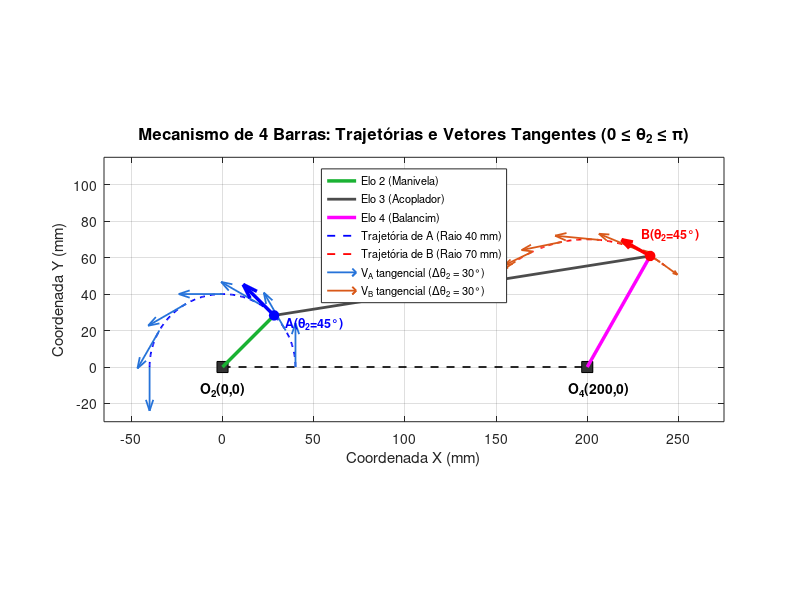
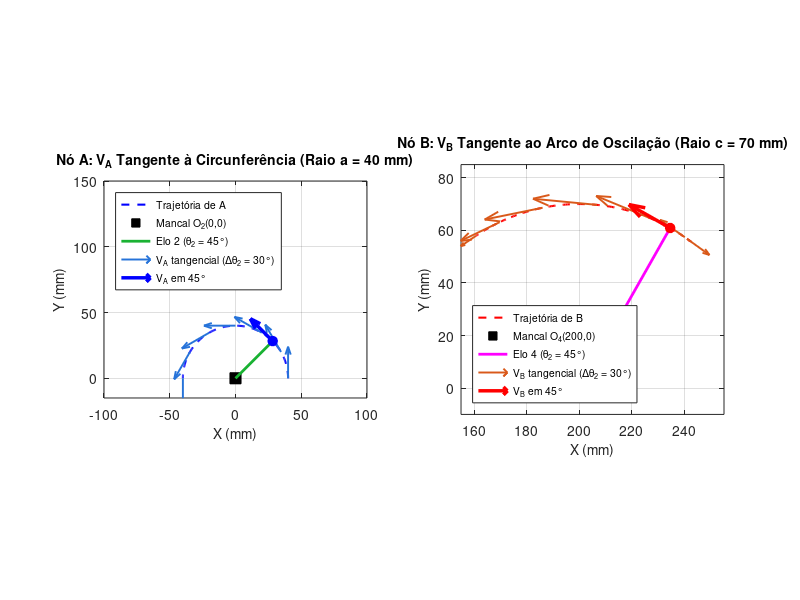

These figures' MATLAB source, in order:
% =========================================================================
% Abordagem 2: Análise Diferencial Espacial (Trajetória XY e Vetores Tangentes)
% Disciplina: Dinâmica das Máquinas - Atividade Prática 4
% =========================================================================

clear; clc; close all;

% 1. Parâmetros geométricos e cinemáticos
a = 40.0;          % Elo 2: Manivela (mm)
b = 208.81;        % Elo 3: Acoplador (mm)
c = 70.0;          % Elo 4: Balancim (mm)
d = 200.0;         % Elo 1: Base fixa (mm)
omega2 = 0.1;      % Velocidade angular da manivela (rad/s)

% Pivôs fixos no referencial inercial
O2 = [0; 0];
O4 = [d; 0];

% -------------------------------------------------------------------------
% 2. Resolução da posição e velocidades para 0 <= theta2 <= pi (0° a 180°)
% -------------------------------------------------------------------------
theta2_deg = 0:1:180;
theta2_rad = deg2rad(theta2_deg);
N = length(theta2_deg);

theta3_rad = zeros(1, N);
theta4_rad = zeros(1, N);
omega3_rad = zeros(1, N);
omega4_rad = zeros(1, N);

x_atual = [deg2rad(10); deg2rad(60)];
options = optimset('Display', 'off');

for k = 1:N
    t2 = theta2_rad(k);
    
    sistema = @(x) [
        a * cos(t2) + b * cos(x(1)) - c * cos(x(2)) - d;
        a * sin(t2) + b * sin(x(1)) - c * sin(x(2))
    ];
    
    [x_sol, ~, info] = fsolve(sistema, x_atual, options);
    
    if info > 0
        t3 = x_sol(1);
        t4 = x_sol(2);
        theta3_rad(k) = t3;
        theta4_rad(k) = t4;
        x_atual = x_sol;
        
        J = [-b * sin(t3),  c * sin(t4);
              b * cos(t3), -c * cos(t4)];
        A = [ a * omega2 * sin(t2);
             -a * omega2 * cos(t2)];
        w = J \ A;
        omega3_rad(k) = w(1);
        omega4_rad(k) = w(2);
    else
        warning("Convergência falhou para theta2 = %d°", theta2_deg(k));
    end
end

% -------------------------------------------------------------------------
% 3. Trajetórias espaciais (coordenadas cartesianas dos pinos A e B)
% -------------------------------------------------------------------------
xA = a * cos(theta2_rad);
yA = a * sin(theta2_rad);

xB = d + c * cos(theta4_rad);
yB = c * sin(theta4_rad);

% Vetores de velocidade linear (em mm/s)
VA_x = -a * omega2 * sin(theta2_rad);
VA_y =  a * omega2 * cos(theta2_rad);

VB_x = -c * omega4_rad .* sin(theta4_rad);
VB_y =  c * omega4_rad .* cos(theta4_rad);

% Posição de referência: theta2 = 45°
idx_45 = find(theta2_deg == 45, 1);
A_45 = [xA(idx_45); yA(idx_45)];
B_45 = [xB(idx_45); yB(idx_45)];
VA_45 = [VA_x(idx_45); VA_y(idx_45)];
VB_45 = [VB_x(idx_45); VB_y(idx_45)];

% -------------------------------------------------------------------------
% 4. Configuração da amostragem e escala dos vetores tangenciais
% -------------------------------------------------------------------------
% Fator de escala visual: 1 mm/s -> 6 mm de comprimento na tela
fator_escala = 6.0; 

passo_amostra = 30;
idx_amostras = 1:passo_amostra:N;
if idx_amostras(end) ~= N
    idx_amostras = [idx_amostras, N];
end
if ~ismember(idx_45, idx_amostras)
    idx_amostras = sort([idx_amostras, idx_45]);
end
idx_regulares = idx_amostras(idx_amostras ~= idx_45);

% Diretório para salvar imagens
script_dir = fileparts(mfilename('fullpath'));
if isempty(script_dir)
    script_dir = '.';
end
assets_dir = fullfile(script_dir, 'assets');
if ~exist(assets_dir, 'dir')
    mkdir(assets_dir);
end

% =========================================================================
% FIGURA 1: Mecanismo Completo com Vetores Tangenciais às Trajetórias
% =========================================================================
fig1 = figure(1, 'Name', 'Abordagem Espacial - Mecanismo Completo', 'NumberTitle', 'off', ...
              'Position', [100, 100, 900, 500]);
clf(fig1);

% 1. Mancais fixos e linha de base O2-O4
plot([O2(1), O4(1)], [O2(2), O4(2)], 'k--', 'LineWidth', 1.2);
hold on;
plot(O2(1), O2(2), 'ks', 'MarkerFaceColor', [0.2 0.2 0.2], 'MarkerSize', 8);
plot(O4(1), O4(2), 'ks', 'MarkerFaceColor', [0.2 0.2 0.2], 'MarkerSize', 8);
text(O2(1)-12, O2(2)-12, 'O_2(0,0)', 'FontSize', 10, 'FontWeight', 'bold');
text(O4(1)-10, O4(2)-12, 'O_4(200,0)', 'FontSize', 10, 'FontWeight', 'bold');

% 2. Configuração física dos elos em theta2 = 45°
plot([O2(1), A_45(1)], [O2(2), A_45(2)], 'Color', [0.1, 0.7, 0.2], 'LineWidth', 2.5); % Elo 2
plot([A_45(1), B_45(1)], [A_45(2), B_45(2)], 'Color', [0.3, 0.3, 0.3], 'LineWidth', 2.0); % Elo 3
plot([O4(1), B_45(1)], [O4(2), B_45(2)], 'm-', 'LineWidth', 2.5); % Elo 4

% 3. Trajetórias contínuas descritas pelos nós A e B
plot(xA, yA, 'b--', 'LineWidth', 1.3);
plot(xB, yB, 'r--', 'LineWidth', 1.3);

% 4. Vetores velocidade VA tangenciais à circunferência do nó A
h_va_reg = quiver(xA(idx_regulares), yA(idx_regulares), ...
                  fator_escala * VA_x(idx_regulares), fator_escala * VA_y(idx_regulares), 0, ...
                  'Color', [0.15, 0.45, 0.85], 'LineWidth', 1.3, 'MaxHeadSize', 0.15);

% Vetor VA em destaque em 45°
h_va_45 = quiver(A_45(1), A_45(2), fator_escala * VA_45(1), fator_escala * VA_45(2), 0, ...
                 'Color', 'b', 'LineWidth', 2.5, 'MaxHeadSize', 0.20);
plot(A_45(1), A_45(2), 'bo', 'MarkerFaceColor', 'b', 'MarkerSize', 7);
text(A_45(1)+6, A_45(2)-4, 'A(\theta_2=45°)', 'FontSize', 9, 'Color', 'b', 'FontWeight', 'bold');

% 5. Vetores velocidade VB tangenciais ao arco do nó B
h_vb_reg = quiver(xB(idx_regulares), yB(idx_regulares), ...
                  fator_escala * VB_x(idx_regulares), fator_escala * VB_y(idx_regulares), 0, ...
                  'Color', [0.85, 0.35, 0.1], 'LineWidth', 1.3, 'MaxHeadSize', 0.15);

% Vetor VB em destaque em 45°
h_vb_45 = quiver(B_45(1), B_45(2), fator_escala * VB_45(1), fator_escala * VB_45(2), 0, ...
                 'Color', 'r', 'LineWidth', 2.5, 'MaxHeadSize', 0.20);
plot(B_45(1), B_45(2), 'ro', 'MarkerFaceColor', 'r', 'MarkerSize', 7);
text(B_45(1)-5, B_45(2)+12, 'B(\theta_2=45°)', 'FontSize', 9, 'Color', 'r', 'FontWeight', 'bold');

grid on;
axis equal;
xlim([-65, 275]);
ylim([-30, 115]);

title('Mecanismo de 4 Barras: Trajetórias e Vetores Tangentes (0 \leq \theta_2 \leq \pi)', 'FontSize', 12);
xlabel('Coordenada X (mm)', 'FontSize', 11);
ylabel('Coordenada Y (mm)', 'FontSize', 11);

legend([plot(NaN,NaN,'Color',[0.1, 0.7, 0.2],'LineWidth',2.5), ...
        plot(NaN,NaN,'Color',[0.3, 0.3, 0.3],'LineWidth',2.0), ...
        plot(NaN,NaN,'m-','LineWidth',2.5), ...
        plot(NaN,NaN,'b--','LineWidth',1.3), ...
        plot(NaN,NaN,'r--','LineWidth',1.3), ...
        h_va_reg, h_vb_reg], ...
       'Elo 2 (Manivela)', ...
       'Elo 3 (Acoplador)', ...
       'Elo 4 (Balancim)', ...
       'Trajetória de A (Raio 40 mm)', ...
       'Trajetória de B (Raio 70 mm)', ...
       'V_A tangencial (\Delta\theta_2 = 30°)', ...
       'V_B tangencial (\Delta\theta_2 = 30°)', ...
       'Location', 'north', 'FontSize', 8);

caminho_fig1 = fullfile(assets_dir, 'grafico_2_espacial_mecanismo.png');
print(fig1, caminho_fig1, '-dpng', '-r300');
fprintf("Figura 1 (Mecanismo completo) salva em: %s\n", caminho_fig1);

% =========================================================================
% FIGURA 2: Detalhes das Trajetórias e Tangência de VA e VB
% =========================================================================
fig2 = figure(2, 'Name', 'Abordagem Espacial - Detalhes dos Nós A e B', 'NumberTitle', 'off', ...
              'Position', [100, 100, 950, 450]);
clf(fig2);

% Subplot 1: Detalhe do Nó A
subplot(1, 2, 1);
plot(xA, yA, 'b--', 'LineWidth', 1.5);
hold on;
plot(O2(1), O2(2), 'ks', 'MarkerFaceColor', 'k', 'MarkerSize', 8);
plot([O2(1), A_45(1)], [O2(2), A_45(2)], 'Color', [0.1 0.7 0.2], 'LineWidth', 2.0);

h_a1 = quiver(xA(idx_regulares), yA(idx_regulares), ...
              fator_escala * VA_x(idx_regulares), fator_escala * VA_y(idx_regulares), 0, ...
              'Color', [0.15, 0.45, 0.85], 'LineWidth', 1.4, 'MaxHeadSize', 0.15);
h_a2 = quiver(A_45(1), A_45(2), fator_escala * VA_45(1), fator_escala * VA_45(2), 0, ...
              'Color', 'b', 'LineWidth', 2.5, 'MaxHeadSize', 0.20);
plot(A_45(1), A_45(2), 'bo', 'MarkerFaceColor', 'b', 'MarkerSize', 7);

grid on;
axis equal;
xlim([-100, 100]);
ylim([-15, 150]);
title('Nó A: V_A Tangente à Circunferência (Raio a = 40 mm)', 'FontSize', 10);
xlabel('X (mm)', 'FontSize', 10);
ylabel('Y (mm)', 'FontSize', 10);
legend([plot(NaN,NaN,'b--','LineWidth',1.5), ...
        plot(NaN,NaN,'ks','MarkerFaceColor','k','MarkerSize',6), ...
        plot(NaN,NaN,'Color',[0.1 0.7 0.2],'LineWidth',2.0), ...
        h_a1, h_a2], ...
       'Trajetória de A', 'Mancal O_2(0,0)', 'Elo 2 (\theta_2 = 45°)', ...
       'V_A tangencial (\Delta\theta_2 = 30°)', 'V_A em 45°', ...
       'Location', 'northwest', 'FontSize', 7.5);

% Subplot 2: Detalhe do Nó B
subplot(1, 2, 2);
plot(xB, yB, 'r--', 'LineWidth', 1.5);
hold on;
plot(O4(1), O4(2), 'ks', 'MarkerFaceColor', 'k', 'MarkerSize', 8);
plot([O4(1), B_45(1)], [O4(2), B_45(2)], 'm-', 'LineWidth', 2.0);

h_b1 = quiver(xB(idx_regulares), yB(idx_regulares), ...
              fator_escala * VB_x(idx_regulares), fator_escala * VB_y(idx_regulares), 0, ...
              'Color', [0.85, 0.35, 0.1], 'LineWidth', 1.4, 'MaxHeadSize', 0.15);
h_b2 = quiver(B_45(1), B_45(2), fator_escala * VB_45(1), fator_escala * VB_45(2), 0, ...
              'Color', 'r', 'LineWidth', 2.5, 'MaxHeadSize', 0.20);
plot(B_45(1), B_45(2), 'ro', 'MarkerFaceColor', 'r', 'MarkerSize', 7);

grid on;
axis equal;
xlim([155, 255]);
ylim([-10, 85]);
title('Nó B: V_B Tangente ao Arco de Oscilação (Raio c = 70 mm)', 'FontSize', 10);
xlabel('X (mm)', 'FontSize', 10);
ylabel('Y (mm)', 'FontSize', 10);
legend([plot(NaN,NaN,'r--','LineWidth',1.5), ...
        plot(NaN,NaN,'ks','MarkerFaceColor','k','MarkerSize',6), ...
        plot(NaN,NaN,'m-','LineWidth',2.0), ...
        h_b1, h_b2], ...
       'Trajetória de B', 'Mancal O_4(200,0)', 'Elo 4 (\theta_2 = 45°)', ...
       'V_B tangencial (\Delta\theta_2 = 30°)', 'V_B em 45°', ...
       'Location', 'southwest', 'FontSize', 7.5);

caminho_fig2 = fullfile(assets_dir, 'grafico_2_espacial_detalhes.png');
print(fig2, caminho_fig2, '-dpng', '-r300');
fprintf("Figura 2 (Detalhes dos nós) salva em: %s\n", caminho_fig2);

% -------------------------------------------------------------------------
% 6. Manter as janelas abertas
% -------------------------------------------------------------------------
fprintf('\n=========================================================================\n');
fprintf('Gráficos espaciais gerados com sucesso!\n');
fprintf('Pressione <ENTER> no terminal para encerrar o programa e fechar as janelas...\n');
fprintf('=========================================================================\n');
pause;
